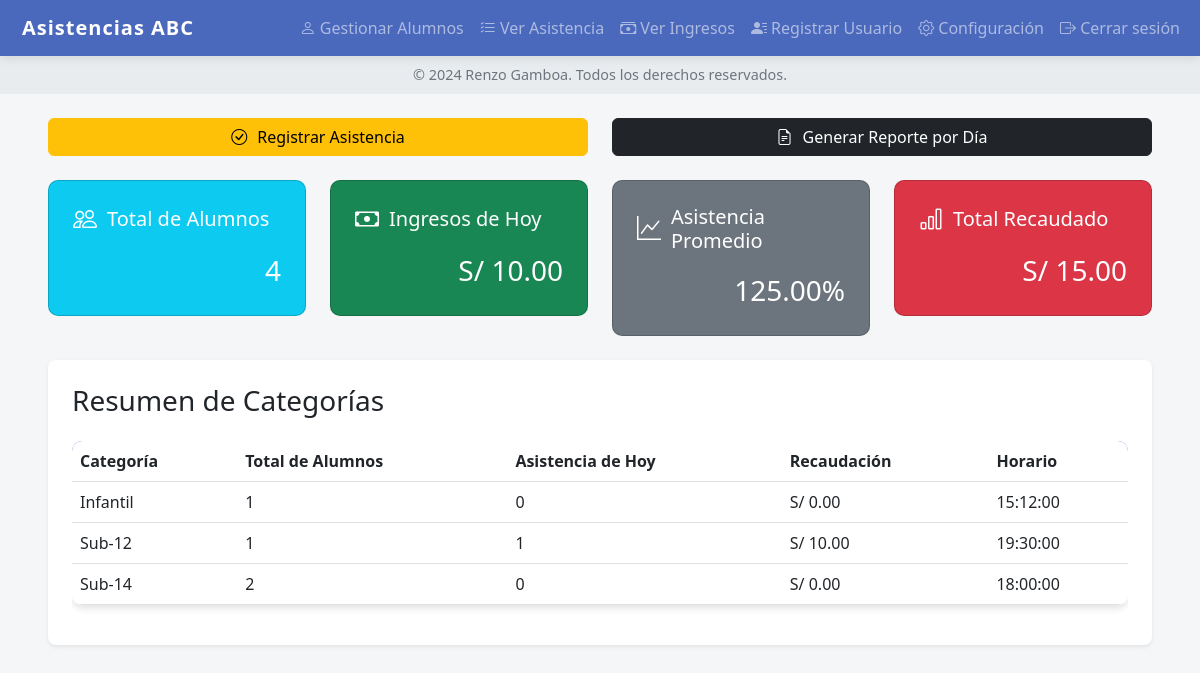
The app's page /home.php (signed in) with its own data.
### tables this page shows
CREATE TABLE `class_schedule` (
  `id` int(11) NOT NULL,
  `category` varchar(255) DEFAULT NULL,
  `class_time` time DEFAULT NULL
);

### home.php (the view, shortened to what this page needs)
<?php
require 'config.php';
$stmt = $pdo->query("SELECT COUNT(*) FROM students");
$total_students = $stmt->fetchColumn();
$date_today = date('Y-m-d');
$stmt = $pdo->prepare("SELECT SUM(revenue) FROM attendance WHERE attendance_date = :date");
$stmt->execute(['date' => $date_today]);
$daily_revenue = $stmt->fetchColumn();
$stmt = $pdo->query("SELECT COUNT(*) FROM attendance WHERE status = 'Present'");
$total_attendances = $stmt->fetchColumn();
$stmt = $pdo->query("SELECT SUM(revenue) FROM attendance");
$total_revenue = $stmt->fetchColumn();
?>
<!DOCTYPE html>
<html lang="es">
<head>
    <link href="https://cdn.jsdelivr.net/npm/bootstrap@5.3.0-alpha3/dist/css/bootstrap.min.css" rel="stylesheet">
    <link href="https://cdn.jsdelivr.net/npm/bootstrap-icons/font/bootstrap-icons.css" rel="stylesheet">
</head>
<body>
    <nav class="navbar navbar-expand-lg navbar-dark">
        <div class="container-fluid">
            <a class="navbar-brand" href="home.php">
                <i class="bi bi-basketball"></i> Asistencias ABC
            </a>
            <div class="collapse navbar-collapse" id="navbarNav">
                <ul class="navbar-nav ms-auto">
                    <li class="nav-item"><a class="nav-link" href="manage_students.php"><i class="bi bi-person"></i> Gestionar Alumnos</a></li>
                    <li class="nav-item"><a class="nav-link" href="view_attendance.php"><i class="bi bi-list-check"></i> Ver Asistencia</a></li>
                    <li class="nav-item"><a class="nav-link" href="view_revenue.php"><i class="bi bi-cash-stack"></i> Ver Ingresos</a></li>
                    <li class="nav-item"><a class="nav-link" href="form_register.php"><i class="bi bi-person-lines-fill"></i> Registrar Usuario</a></li>
                    <li class="nav-item"><a class="nav-link" href="settings.php"><i class="bi bi-gear"></i> Configuración</a></li>
                    <li class="nav-item"><a class="nav-link" href="logout.php"><i class="bi bi-box-arrow-right"></i> Cerrar sesión</a></li>
                </ul>
            </div>
        </div>
    </nav>
    <div class="text-center py-2" style="background-color: #e9ecef; font-size: 0.9rem; color: #6c757d;">
        &copy; 2024 Renzo Gamboa. Todos los derechos reservados.
    </div>
    <div class="container-fluid py-4 px-md-5">
        <div class="row mb-4 action-buttons">
            <div class="col-md-6 mb-3 mb-md-0">
                <a href="record_attendance.php" class="btn btn-warning w-100">
                    <i class="bi bi-check-circle"></i> Registrar Asistencia
                </a>
            </div>
            <div class="col-md-6">
                <a href="generate_report.php" class="btn btn-dark w-100">
                    <i class="bi bi-file-earmark-text"></i> Generar Reporte por Día
                </a>
            </div>
        </div>
        <div class="row g-4 mb-4">
            <div class="col-md-3">
                <div class="card text-white bg-info dashboard-card">
                    <div class="card-body">
                        <h5 class="card-title"><i class="bi bi-people"></i> Total de Alumnos</h5>
                        <p class="card-text fs-3 text-end"><?= number_format($total_students) ?></p>
                    </div>
                </div>
            </div>
            <div class="col-md-3">
                <div class="card text-white bg-success dashboard-card">
                    <div class="card-body">
                        <h5 class="card-title"><i class="bi bi-cash"></i> Ingresos de Hoy</h5>
                        <p class="card-text fs-3 text-end">S/ <?= number_format($daily_revenue, 2) ?></p>
                    </div>
                </div>
            </div>
            <div class="col-md-3">
                <div class="card text-white bg-secondary dashboard-card">
                    <div class="card-body">
                        <h5 class="card-title"><i class="bi bi-graph-up"></i> Asistencia Promedio</h5>
                        <p class="card-text fs-3 text-end"><?= number_format(($total_attendances / $total_students) * 100, 2) ?>%</p>
                    </div>
                </div>
            </div>
            <div class="col-md-3">
                <div class="card text-white bg-danger dashboard-card">
                    <div class="card-body">
                        <h5 class="card-title"><i class="bi bi-bar-chart"></i> Total Recaudado</h5>
                        <p class="card-text fs-3 text-end">S/ <?= number_format($total_revenue, 2) ?></p>
                    </div>
                </div>
            </div>
        </div>
        <div class="bg-white p-4 rounded-3 shadow-sm">
            <h3 class="mb-4">Resumen de Categorías</h3>
            <div class="table-responsive">
                <table class="table table-hover">
                    <thead>
                        <tr>
                            <th>Categoría</th>
                            <th>Total de Alumnos</th>
                            <th>Asistencia de Hoy</th>
                            <th>Recaudación</th>
                            <th>Horario</th>
                        </tr>
                    </thead>
                    <tbody>
                        <?php
                        $categories = $pdo->query("SELECT category, COUNT(*) as total_students FROM students GROUP BY category")->fetchAll(PDO::FETCH_ASSOC);
                        foreach ($categories as $category) {
                            $stmt = $pdo->prepare("SELECT class_time FROM class_schedule WHERE category = :category");
                            $stmt->execute(['category' => $category['category']]);
                            $class_time = $stmt->fetchColumn();
                            $stmt = $pdo->prepare("SELECT COUNT(*) FROM attendance WHERE status = 'Present' AND student_id IN (SELECT id FROM students WHERE category = :category) AND attendance_date = :date");
                            $stmt->execute(['category' => $category['category'], 'date' => $date_today]);
                            $attendance_count = $stmt->fetchColumn();
                            $stmt = $pdo->prepare("SELECT SUM(revenue) FROM attendance WHERE student_id IN (SELECT id FROM students WHERE category = :category) AND attendance_date = :date");
                            $stmt->execute(['category' => $category['category'], 'date' => $date_today]);
                            $category_revenue = $stmt->fetchColumn();
                        ?>
                            <tr>
                                <td><?= htmlspecialchars($category['category']) ?></td>
                                <td><?= $category['total_students'] ?></td>
                                <td><?= $attendance_count ?></td>
                                <td>S/ <?= number_format($category_revenue, 2) ?></td>
                                <td><?= $class_time ? htmlspecialchars($class_time) : 'No asignado' ?></td>
                            </tr>
                        <?php } ?>
                    </tbody>
                </table>
            </div>
        </div>
    </div>
</body>
</html>

### home.php (style rules this page uses)
:root { --primary-color: #4a69bd; --secondary-color: #718093; --accent-color: #f1c40f; }
body { background-color: #f4f6f7; font-family: 'Segoe UI', Tahoma, Geneva, Verdana, sans-serif; }
.navbar { background-color: var(--primary-color) !important; box-shadow: 0 2px 10px rgba(0, 0, 0, 0.1); }
.navbar-brand { font-weight: 700; letter-spacing: 1px; display: flex; align-items: center; }
.nav-link { transition: all 0.3s ease; }
.dashboard-card { border-radius: 10px; transition: all 0.3s ease; overflow: hidden; }
.dashboard-card .card-body { display: flex; flex-direction: column; justify-content: space-between; padding: 1.5rem; }
.dashboard-card .card-title { display: flex; align-items: center; margin-bottom: 1rem; }
.dashboard-card .card-title i { margin-right: 10px; font-size: 1.5rem; }
.action-buttons .btn { display: flex; align-items: center; justify-content: center; gap: 10px; transition: all 0.3s ease; }
.table { background-color: white; border-radius: 10px; overflow: hidden; box-shadow: 0 4px 6px rgba(0, 0, 0, 0.1); }
.table thead { background-color: var(--primary-color); color: white; }

### records on screen
class_schedule: class_time "15:12:00"
class_schedule: class_time "19:30:00"
class_schedule: class_time "18:00:00"

### other values on screen
$total_students "4"
$daily_revenue "10.00"
$total_revenue "15.00"
$category['category'] "Infantil"
$category['total_students'] "1"
$attendance_count "0"
$category_revenue "0.00"
$category['category'] "Sub-12"
$attendance_count "1"
$category_revenue "10.00"
$category['category'] "Sub-14"
$category['total_students'] "2"
